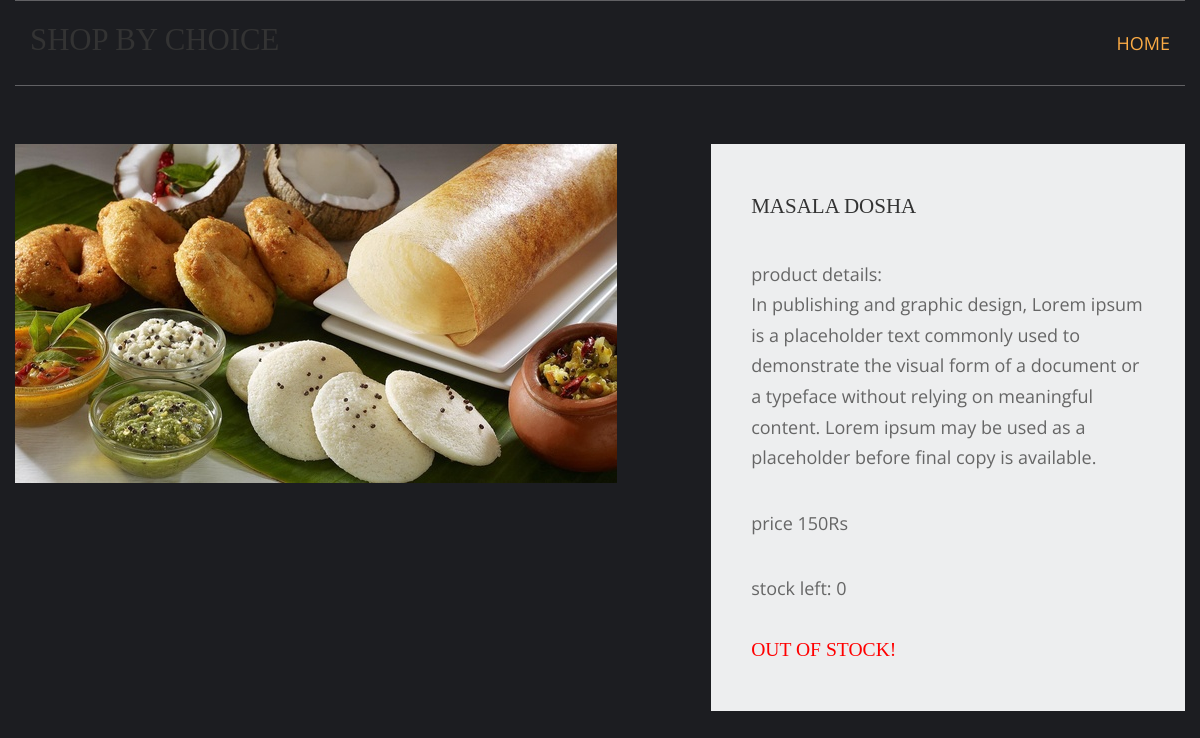
Screenshot of /veg-items/masala-dosha with the database file from the repository.
### shop/models.py (models this page shows, shortened)
class Product(models.Model):
    P_name=models.CharField(max_length=250,unique=True)
    slug=models.SlugField(max_length=250,unique=True)
    P_desc=models.TextField()
    P_price=models.IntegerField()
    P_stock=models.IntegerField()
    P_available=models.BooleanField()
    P_image=models.ImageField(upload_to='Product')
    P_category=models.ForeignKey(Category,on_delete= models.CASCADE)

### shop/views.py (the view)
# urls.py: path('<slug:c_slug>/<slug:product_slug>',views.prodDetails,name='details'),
def prodDetails(request,c_slug,product_slug):
    try:
        prod = Product.objects.get(P_category__slug=c_slug, slug=product_slug)
    except Exception as e:
        raise e
    return render(request, 'item.html', {'pr': prod})

### cart/context_processor.py (called while the page is built)
def count(request):
    item_count=0
    if 'admin' in request.path:
        return {}
    else:
        try:
            ct=cartlist.objects.filter(cart_id=c_id(request))
            cti=Items.objects.all().filter(cart=ct[:1])
            for c in cti:
                item_count+=c.quantity
        except cartlist.DoesNotExist:
            item_count=0
        return dict(itc=item_count)

### cart/views.py (called while the page is built)
def c_id(request):
    ct_id=request.session.session_key
    if not ct_id:
        ct_id=request.session.create()
    return ct_id

### templates/item.html (shortened to what this page needs)
{% extends 'base.html' %}
{% load static %}
{% block content %}
<!DOCTYPE html>
<html lang="en">
<head>
    <link href="{% static 'pr/fontawesome/css/all.min.css' %}" rel="stylesheet" />
    <link href="{% static 'pr/css/templatemo-comparto.css' %}" rel="stylesheet" />
</head>
<body>
    <br><br>
        <section class="tm-mb-1" id="about">
            <div class="tm-row tm-about-row">
                <div class="tm-section-1-l">
                    <img src="{{pr.P_image.url}}" alt="About image" style="height:500;width:500;">
                </div>
                <article class="tm-section-1-r tm-bg-color-8">
                    <h2 class="tm-mb-2 tm-title-color">{{pr.P_name}}</h2>
                    <p>product details: <br>{{pr.P_desc}}</p>
                    <p>price {{pr.P_price}}Rs<br>
                    <p>stock left: {{pr.P_stock}}</p>
                    {% if pr.P_stock <= 0 %}
                         <h1 style="color:red">Out of Stock!</h1>
                    {% else %}
                        <a href="{% url 'addcart' pr.id %}" class="tm-btn tm-btn-1 tm-link-to-services">Add to Cart</a>
                    {% endif %}
                </article>
            </div>
        </section>
</body>
</html>
{% endblock %}

### static/hm/layout/styles/layout.css (style rules this page uses)
*, *::before, *::after { transition:all .3s ease-in-out; }
body { color:#A5A6AA; background-color:#1C1D21; }

### static/pr/css/templatemo-comparto.css (style rules this page uses)
*, *::before, *::after { box-sizing: border-box; outline: none; }
ul, h1, h2, h3, h4, p, figure { padding: 0; margin: 0; }
body { font-family: 'Open Sans', Arial, sans-serif; font-size: 18px; overflow-x: hidden; padding-left: 15px; padding-right: 15px; margin: 0; }
h2 { font-size: 1.5rem; }
p { color: #666; line-height: 1.7; margin-bottom: 35px; }
h1, h2, h3, h4, h5, h6 { color: #333; }
.tm-mb-1 { margin-bottom: 20px; }
.tm-mb-2 { margin-bottom: 40px; }
.tm-bg-color-8 { background-color: #EDEEEF; }
.tm-section-1-l { width: 57.85%; margin-right: 1.65%; }
.tm-section-1-r { padding: 50px 40px; width: 40.5%; }
.tm-row { display: flex; }

### static/hm/layout/styles/framework.css (style rules this page uses)
html { overflow-y:scroll; overflow-x:hidden; }
html, body { margin:0; padding:0; font-size:14px; line-height:1.6em; }
*, *::before, *::after { box-sizing:border-box; }
img { width:auto; max-width:100%; height:auto; margin:0; padding:0; border:none; line-height:normal; vertical-align:middle; }
body, input, textarea, select { font-family:Verdana, Geneva, sans-serif; }
h1, h2, h3, h4, h5, h6, .heading { font-family:Georgia, "Times New Roman", Times, serif; }
::placeholder { opacity:1; }
h1, h2, h3, h4, h5, h6, .heading { margin:0 0 20px 0; font-size:1.4rem; line-height:normal; font-weight:normal; text-transform:uppercase; }
address, article, aside, figcaption, figure, footer, header, main, nav, section { display:block; margin:0; padding:0; }

### rows the page displays
Product: P_image (picture), P_name "MASALA DOSHA", P_desc "In publishing and graphic design, Lorem ipsum is a placeholder text commonly used to demonstrate the visual form of a document or a typeface without relying on meaningful content. Lorem ipsum may be used as a placeholder before final copy is available.", P_price "150", P_stock "0"
